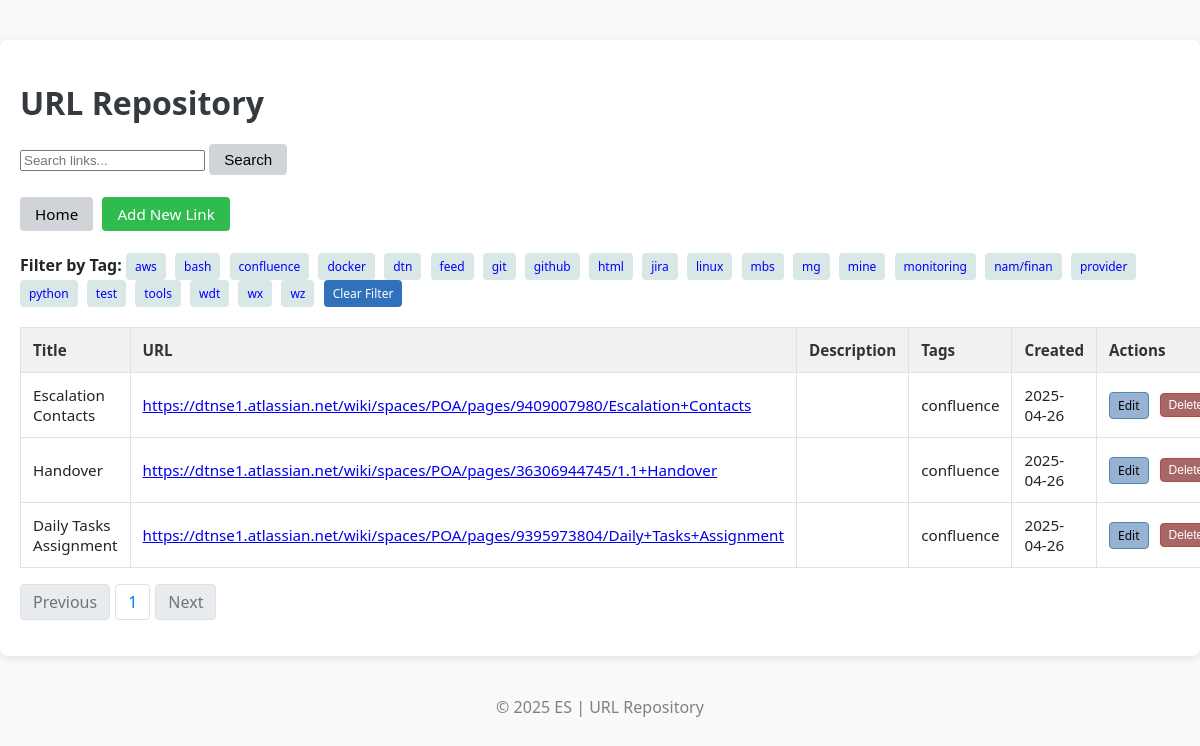
Screenshot of /?tag=confluence with the database file from the repository.
### models.py (models this page shows)
class Link(db.Model):
    id = db.Column(db.Integer, primary_key=True)
    title = db.Column(db.String(120), nullable=False)
    url = db.Column(db.String(500), nullable=False)
    description = db.Column(db.Text, nullable=True)
    tags = db.Column(db.String(250), nullable=True)
    created_at = db.Column(db.DateTime, default=datetime.utcnow)

### app.py (the view)
@app.route('/')
def home():
    search_query = request.args.get('search')
    tag_filter = request.args.get('tag')
    page = request.args.get('page', 1, type=int)
    query = Link.query
    if search_query:
        query = query.filter(
            (Link.title.ilike(f'%{search_query}%')) |
            (Link.description.ilike(f'%{search_query}%')) |
            (Link.tags.ilike(f'%{search_query}%'))
        )
    if tag_filter:
        query = query.filter(Link.tags.ilike(f'%{tag_filter}%'))
    links = query.order_by(Link.created_at.desc()).paginate(page=page, per_page=10)  # Paginate here
    all_tags = get_all_tags()
    return render_template('home.html', links=links, search_query=search_query, tag_filter=tag_filter, all_tags=all_tags)

### app.py (called while the page is built)
def get_all_tags():
    tags = []
    all_links = Link.query.all()
    for link in all_links:
        if link.tags:
            tags.extend([t.strip() for t in link.tags.split(',')])
    return sorted(set(tags))  # Remove duplicates and sort

### templates/home.html (shortened to what this page needs)
<!DOCTYPE html>
<html lang="en">
<head>
    <link rel="stylesheet" href="{{ url_for('static', filename='style.css') }}">
</head>
<body class="p-4">
    <div class="container">
        <h1 class="mb-4">URL Repository</h1>
        <form method="GET" action="{{ url_for('home') }}" class="mb-4">
            <div class="input-group">
                <input type="text" name="search" class="form-control" placeholder="Search links..." value="{{ search_query or '' }}">
                <button class="btn btn-primary" type="submit">Search</button>
            </div>
        </form>
	<br>
        <a href="{{ url_for('home') }}" class="btn btn-primary mb-3">Home</a>
        <a href="{{ url_for('add_link') }}" class="btn btn-success mt-4">Add New Link</a>
	<br>
	<br>
{% if all_tags %}
<div class="mb-3">
    <strong>Filter by Tag:</strong>
    {% for tag in all_tags %}
        <a href="{{ url_for('home', tag=tag) }}" class="btn btn-outline-secondary btn-sm">{{ tag }}</a>
    {% endfor %}
    {% if tag_filter %}
        <a href="{{ url_for('home') }}" class="btn btn-sm btn-info ms-2">Clear Filter</a>
    {% endif %}
</div>
{% endif %}
        {% if links.items %}
        <table class="table table-bordered table-hover">
            <thead class="table-light">
                <tr>
                    <th>Title</th>
                    <th>URL</th>
                    <th>Description</th>
                    <th>Tags</th>
                    <th>Created</th>
                    <th>Actions</th>
                </tr>
            </thead>
            <tbody>
                {% for link in links.items %}
                <tr>
                    <td>{{ link.title }}</td>
                    <td><a href="{{ link.url }}" target="_blank">{{ link.url }}</a></td>
                    <td>{{ link.description }}</td>
                    <td>{{ link.tags }}</td>
                    <td>{{ link.created_at.strftime('%Y-%m-%d') }}</td>
		    <td>
		    <div class="action-buttons">
                    <a href="{{ url_for('edit_link', id=link.id) }}" class="btn btn-sm btn-warning">Edit</a>
                        <form action="{{ url_for('delete_link', id=link.id) }}" method="POST" style="display:inline-block;">
                            <button type="submit" class="btn btn-sm btn-danger" onclick="return confirm('Are you sure you want to delete this link?');">Delete</button>
                        </form>
		    </div>
		    </td>
                </tr>
                {% endfor %}
            </tbody>
        </table>
        <nav aria-label="Page navigation">
            <ul class="pagination">
                {% if links.has_prev %}
                    <li class="page-item">
                        <a class="page-link" href="{{ url_for('home', page=links.prev_num) }}{% if search_query %}&search={{ search_query }}{% endif %}{% if tag_filter %}&tag={{ tag_filter }}{% endif %}">Previous</a>
                    </li>
                {% else %}
                    <li class="page-item disabled">
                        <span class="page-link">Previous</span>
                    </li>
                {% endif %}
                {% for page_num in links.iter_pages(left_edge=2, right_edge=2, left_current=2, right_current=2) %}
                    {% if page_num %}
                        {% if page_num == links.page %}
                            <li class="page-item active">
                                <span class="page-link">{{ page_num }}</span>
                            </li>
                        {% else %}
                            <li class="page-item">
                                <a class="page-link" href="{{ url_for('home', page=page_num) }}{% if search_query %}&search={{ search_query }}{% endif %}{% if tag_filter %}&tag={{ tag_filter }}{% endif %}">{{ page_num }}</a>
                            </li>
                        {% endif %}
                    {% else %}
                        <li class="page-item disabled"><span class="page-link">…</span></li>
                    {% endif %}
                {% endfor %}
                {% if links.has_next %}
                    <li class="page-item">
                        <a class="page-link" href="{{ url_for('home', page=links.next_num) }}{% if search_query %}&search={{ search_query }}{% endif %}{% if tag_filter %}&tag={{ tag_filter }}{% endif %}">Next</a>
                    </li>
                {% else %}
                    <li class="page-item disabled">
                        <span class="page-link">Next</span>
                    </li>
                {% endif %}
            </ul>
        </nav>
        {% else %}
            <div class="alert alert-info" role="alert">
                No links found.
            </div>
        {% endif %}
    </div>
    <footer>
        <p>&copy; 2025 ES | URL Repository</p>
    </footer>
</body>
</html>

### static/style.css (style rules this page uses)
body { background-color: #f8f9fa; color: #212529; font-family: 'Segoe UI', Tahoma, Geneva, Verdana, sans-serif; margin: 0; padding: 0; }
.container { max-width: 1600px; margin: 40px auto; padding: 20px; background-color: #ffffff; border-radius: 8px; box-shadow: 0 2px 8px rgba(0, 0, 0, 0.1); }
h1 { font-size: 2rem; color: #343a40; margin-bottom: 20px; }
.btn { display: inline-block; padding: 6px 14px; border-radius: 4px; text-decoration: none; font-size: 0.95rem; transition: background-color 0.2s ease; border: 1px solid transparent; margin-right: 5px; }
.btn-success { background-color: #30bb4e; color: white; }
.btn-primary { background-color: #d0d4d8; color: rgb(0, 0, 0); }
.table { width: 100%; border-collapse: collapse; margin-top: 20px; font-size: 0.95rem; border: 1px solid #dee2e6; }
.table th, .table td { padding: 12px; border: 1px solid #dee2e6; text-align: left; }
.table th { background-color: #f1f1f1; color: #333; }
.pagination { list-style: none; display: flex; gap: 5px; padding-left: 0; }
.pagination .page-item { display: inline; }
.pagination .page-link { display: inline-block; padding: 6px 12px; background-color: white; color: #007bff; border: 1px solid #dee2e6; border-radius: 4px; text-decoration: none; }
.pagination .page-item.disabled .page-link { color: #6c757d; background-color: #e9ecef; border-color: #dee2e6; }
.action-buttons { display: flex; gap: 6px; align-items: center; }
.btn-sm { padding: 4px 8px; font-size: 12px; border: 1px solid transparent; border-radius: 4px; text-decoration: none; cursor: pointer; }
.btn-warning { background-color: #99b2d3; color: #000; border-color: #478cae; }
.btn-danger { background-color: #a86767; color: #fff; border-color: #b94a3b; }
footer { text-align: center; // padding: 1px; // background-color: #828a92; color: gray; // max-width: 1600px; margin: 40px auto; // border-radius: 4px; }
.btn-outline-secondary { background-color: #dae7e7; color: blue; }
.btn-info { background-color: #3071bb; color: white; }

### rows the page displays
Link: tags "aws"
Link: tags "bash"
Link: tags "confluence", title "Daily Tasks Assignment", url "https://dtnse1.atlassian.net/wiki/spaces/POA/pages/9395973804/Daily+Tasks+Assignment", created_at "2025-04-26"
Link: tags "docker"
Link: tags "dtn"
Link: tags "feed"
Link: tags "git"
Link: tags "github"
Link: tags "html"
Link: tags "jira"
Link: tags "linux"
Link: tags "mbs"
Link: tags "mine"
Link: tags "monitoring"
Link: tags "nam/finan"
Link: tags "provider"
Link: tags "python"
Link: tags "test"
Link: tags "tools"
Link: tags "wz"
Link: title "Escalation Contacts", url "https://dtnse1.atlassian.net/wiki/spaces/POA/pages/9409007980/Escalation+Contacts", tags "confluence", created_at "2025-04-26"
Link: title "Handover", url "https://dtnse1.atlassian.net/wiki/spaces/POA/pages/36306944745/1.1+Handover", tags "confluence", created_at "2025-04-26"

### other values shown
{{ tag }} "mg" "wdt" "wx"
{{ page_num }} "1"
